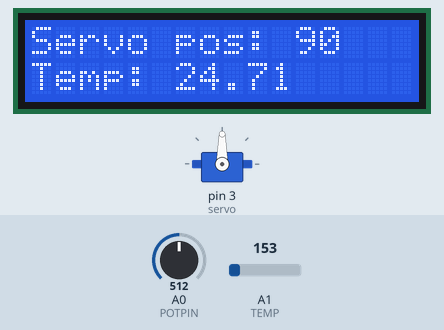
Recording of a program running on a simulated Arduino Uno, built with avr-gcc and run on an emulated ATmega328P. On the bench: 16×2 character LCD, servo. The test bench sets the inputs (shaded band); at power-on: A0 (POTPIN) = 512, A1 (TEMP) = 153.

Above: at 1.2 s.
1.3 s: A0 (POTPIN) set to 716
At 2.5 s:
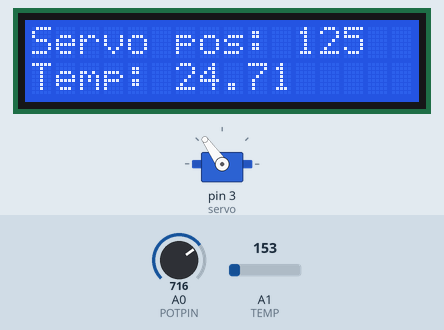
2.8 s: A0 (POTPIN) set to 900
At 3.5 s:
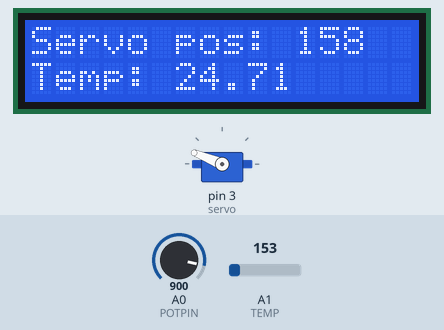
4.3 s: A0 (POTPIN) set to 1023
At 5.5 s:
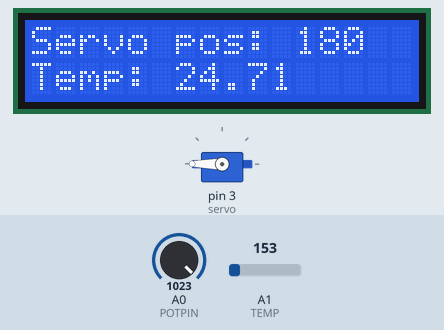
5.8 s: A1 (TEMP) set to 134
At 6.5 s:
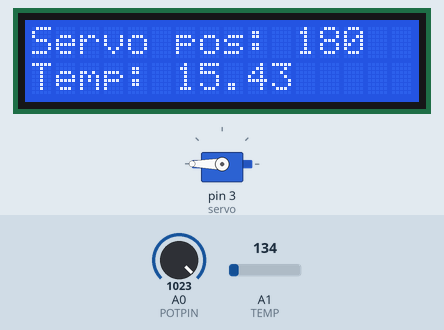
7.3 s: A1 (TEMP) set to 116
At 8.5 s:
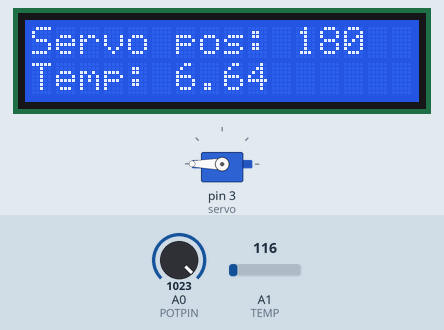
8.8 s: A0 (POTPIN) set to 306
At 9.3 s:
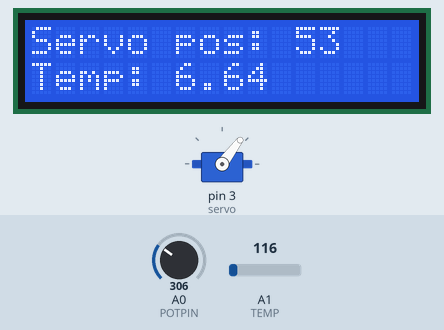
Timing chart, 0 to 11.3 s (numbered marks = the images above; inputs shaded):
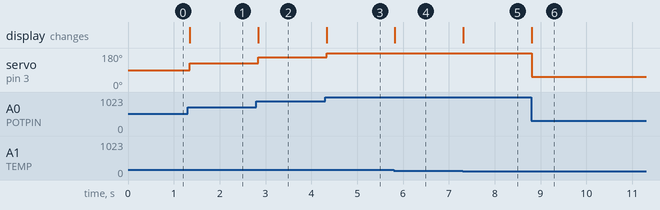

Measured:
- after the input at 1.3 s, servo on pin 3 (servo): 90° → 125° after 0.05 s; the display: changes after 0.05 s (image 1)
- after the input at 2.8 s, servo on pin 3 (servo): 125° → 158° at once; the display: changes at once (image 2)
- after the input at 4.3 s, servo on pin 3 (servo): 158° → 180° at once; the display: changes at once (image 3)
- after the input at 5.8 s, the display: changes at once (image 4)
- after the input at 7.3 s, the display: changes at once (image 5)
- after the input at 8.8 s, servo on pin 3 (servo): 180° → 53° at once; the display: changes at once (image 6)

The program:

main.cpp
```cpp
#include <Arduino.h>

#include <Servo.h>
#include <LiquidCrystal.h>

#define POTPIN A0
#define TEMP A1

// initialize the library with the numbers of the interface pins
LiquidCrystal lcd(8, 9, 10, 11, 12, 13);
Servo servo;

int valTemp;
int valPot;


void setup() {
  // put your setup code here, to run once:
  lcd.begin(16, 2);
  lcd.setCursor(0, 0);
  servo.attach(3);
}

void loop() {
  // put your main code here, to run repeatedly:
  lcd.clear();
  lcd.setCursor(0, 0);
  valPot = analogRead(POTPIN);            // reads the value of the potentiometer (value between 0 and 1023)
  valPot = map(valPot, 0, 1023, 0, 180);     // scale it to use it with the servo (value between 0 and 180)
  servo.write(valPot);                  // sets the servo position according to the scaled value
  valTemp = analogRead(TEMP);
  // convert the ADC reading to voltage
  float voltage = (valTemp / 1024.0) * 5.0;
  float temperature = (voltage - .5) * 100;

  lcd.print("Servo pos: ");
  lcd.print(valPot);
  lcd.setCursor(0, 1);
  lcd.print("Temp: ");
  lcd.print(temperature);
  delay(100);
}
```
